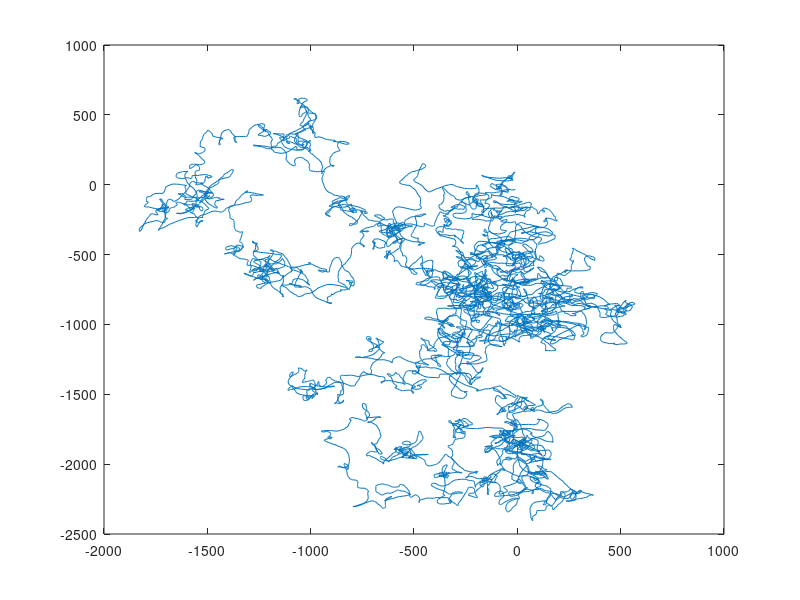

The MATLAB source for this figure: (Note: this script raises an error after producing the figure.)
imageHeight = 1024;
imageWidth = 1024;

apertureDiameter_pix = 600;

%x, y - initialize at 0, 0 to start
currentX = 0;
currentY = 0;

positions = [0, 0];

meanSpeed = 0; %deg/s
stdSpeed = 40; %deg/s

frameRate = 60; %hz (1/s)

stimTime = 400;

framesPerStim = frameRate * stimTime;

pixPerDeg = 30;

meanSpeed_pix = meanSpeed*pixPerDeg / frameRate; %px/frame
stdSpeed_pix = stdSpeed*pixPerDeg / frameRate; %px/frame

meanComponents_pix = meanSpeed_pix/sqrt(2);
stdComponents_pix = stdSpeed_pix/sqrt(2);
adjustmentNeeded = 0;
adjustmentBegan = 0;

dxs = [];
for i = 1:framesPerStim
    if ~adjustmentNeeded
         
         dx = (randn(1)*stdComponents_pix);
         dy = (randn(1)*stdComponents_pix);
         positions(end+1, :) = [currentX, currentY] + [dx, dy];
            

         dxs = [dxs dx];

        currentX = positions(end, 1);
        currentY = positions(end, 2);
    
        if imageHeight - currentY < apertureDiameter_pix/2 || imageWidth - currentX < apertureDiameter_pix/2
            adjustmentNeeded = 1;
        end
    end

    if adjustmentNeeded
        if ~adjustmentBegan
            xyRatio = currentX/currentY;
            dy = meanSpeed_pix/sqrt(xyRatio^2 + 1);
            dx = xyRatio * dy;
            distancePerFrame = sqrt(dx^2 + dy^2);
            distanceToGo = sqrt(currentX^2 + currentY^2);
            framesToGo = round(distanceToGo/distancePerFrame); 
            adjustmentBegan = 1;
        end
        
        positions(end+1, :) = [currentX, currentY] - [dx, dy];

        currentX = positions(end, 1);
        currentY = positions(end, 2);

        framesToGo = framesToGo - 1;
        
        if framesToGo < 1
            adjustmentNeeded = 0;
            adjustmentBegan = 0;
        end
    end

end
positionsSmooth = movmean(positions, 10, 1);
figure
plot(positionsSmooth(:, 1), positionsSmooth(:, 2))


totalDxs = diff(positionsSmooth(:, 1));
totalDys = diff(positionsSmooth(:, 2));

speeds_pixPerFrame = sqrt(totalDxs.^2 + totalDys.^2);
speeds_degPerSec = speeds_pixPerFrame * frameRate / pixPerDeg;

figure
histogram(speeds_degPerSec)